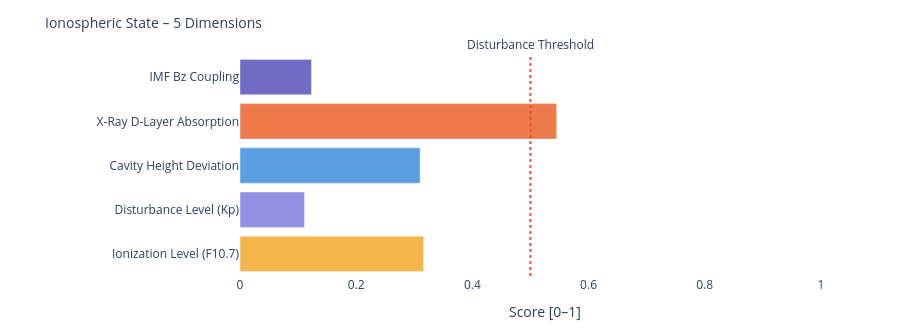

Notebook code cell kept with this figure:
### Markdown cell above
---
### 📐 Systemic Insight: Geometric Cavity vs. Real Schumann Resonance

**Relevant for:** Layer 6 = delta analysis &nbsp;|&nbsp; Layer 7 = feature vector / system interpretation

A cavity height change from 80 km to 70 km shifts the **idealized geometric frequencies** only minimally:

| Modus | Aktuell | Referenz | Δ |
|-------|---------|----------|---|
| SR-1 | 10.4762 Hz | 10.4599 Hz | +16 mHz |
| SR-2 | 18.1452 Hz | 18.1171 Hz | +28 mHz |
| SR-3 | 25.6612 Hz | 25.6215 Hz | +40 mHz |
| SR-4 | 33.1285 Hz | 33.0772 Hz | +51 mHz |

The geometric effect is limited because 10 km is very small compared to Earth's radius (~6371 km).

**Consequence:** Real Schumann deviations are likely driven more strongly by **conductivity, damping, day/night structure, lightning distribution and source geometry** than by pure cavity height.

---

**Layer 6 compares:**
```
geometric Δ from Layer 4  vs.  observed Δ from real Schumann measurement data
```

**Layer 7 Feature:**
```
If real Δ >> geometric Δ  →  non-geometric factors dominant
```

### Code cell
# ============================================================
# IONOSPHERIC STATE – Summary gauge
# Five dimensions: ionization, disturbance, cavity height, X-Ray, Bz coupling
# ============================================================

def norm(v, lo, hi):
    if v is None: return None
    return round(max(0.0, min(1.0, (v - lo) / (hi - lo))), 3)

# Ionization level (F10.7 → F2-Layer)
ioniz = norm(f107_val, 60, 250)

# Disturbance level (Kp → E/F-Layer irregularities)
disturb = norm(kp_val, 0, 9)

# Cavity height deviation from reference (80 km)
h_dev = norm(abs(h_eff - 80), 0, 20)

# X-Ray ionization (D-Layer absorption)
xray_ioniz = None
if xray_now is not None:
    xray_ioniz = norm(math.log10(max(xray_now, 1e-9)) + 9, 0, 5)

# Bz coupling (southward Bz → stronger magnetosphere-ionosphere coupling)
bz_coupling = norm(-(bz_now or 0), -5, 30) if bz_now is not None else None

dims = [
    ('Ionization Level (F10.7)',    ioniz,      '#F2A623'),
    ('Disturbance Level (Kp)',      disturb,    '#7F77DD'),
    ('Cavity Height Deviation',     h_dev,      '#378ADD'),
    ('X-Ray D-Layer Absorption',    xray_ioniz, '#E85D24'),
    ('IMF Bz Coupling',             bz_coupling,'#534AB7'),
]

fig = go.Figure()
for name, val, col in dims:
    if val is not None:
        h = int(val * 20)
        bar = '█' * h + '░' * (20 - h)
        label = f'{name}:  {bar}  {val:.3f}'
    else:
        label = f'{name}:  {"─" * 20}  n/a'
    fig.add_trace(go.Bar(
        x=[val if val is not None else 0],
        y=[name],
        orientation='h',
        marker_color=col, opacity=0.82,
        showlegend=False
    ))

fig.add_vline(x=0.5, line_dash='dot', line_color='#e74c3c',
              annotation_text='Disturbance Threshold', annotation_position='top')
fig.update_layout(
    title=dict(text='Ionospheric State – 5 Dimensions', font=dict(size=14)),
    xaxis=dict(title='Score [0–1]', range=[0, 1.05]),
    height=330, plot_bgcolor='rgba(0,0,0,0)', paper_bgcolor='rgba(0,0,0,0)',
    margin=dict(l=240, r=50, t=55, b=40)
)
fig.show()

print(f'\nIonospheric state:')
for name, val, _ in dims:
    print(f'  {name:<35} {val:.3f}' if val is not None else f'  {name:<35} n/a')

### Figure 1 — Plotly figure (JSON) as saved in the notebook; plotly's stock layout.template omitted (floating-point values rounded to 4 significant figures)
{"data": [{"marker": {"color": "#F2A623"}, "opacity": 0.82, "orientation": "h", "showlegend": false, "type": "bar", "x": [0.316], "y": ["Ionization Level (F10.7)"]}, {"marker": {"color": "#7F77DD"}, "opacity": 0.82, "orientation": "h", "showlegend": false, "type": "bar", "x": [0.111], "y": ["Disturbance Level (Kp)"]}, {"marker": {"color": "#378ADD"}, "opacity": 0.82, "orientation": "h", "showlegend": false, "type": "bar", "x": [0.31], "y": ["Cavity Height Deviation"]}, {"marker": {"color": "#E85D24"}, "opacity": 0.82, "orientation": "h", "showlegend": false, "type": "bar", "x": [0.545], "y": ["X-Ray D-Layer Absorption"]}, {"marker": {"color": "#534AB7"}, "opacity": 0.82, "orientation": "h", "showlegend": false, "type": "bar", "x": [0.123], "y": ["IMF Bz Coupling"]}], "layout": {"annotations": [{"showarrow": false, "text": "Disturbance Threshold", "x": 0.5, "xanchor": "center", "xref": "x", "y": 1, "yanchor": "bottom", "yref": "y domain"}], "height": 330, "margin": {"b": 40, "l": 240, "r": 50, "t": 55}, "paper_bgcolor": "rgba(0,0,0,0)", "plot_bgcolor": "rgba(0,0,0,0)", "shapes": [{"line": {"color": "#e74c3c", "dash": "dot"}, "type": "line", "x0": 0.5, "x1": 0.5, "xref": "x", "y0": 0, "y1": 1, "yref": "y domain"}], "title": {"font": {"size": 14}, "text": "Ionospheric State – 5 Dimensions"}, "xaxis": {"range": [0, 1.05], "title": {"text": "Score [0–1]"}}}}
